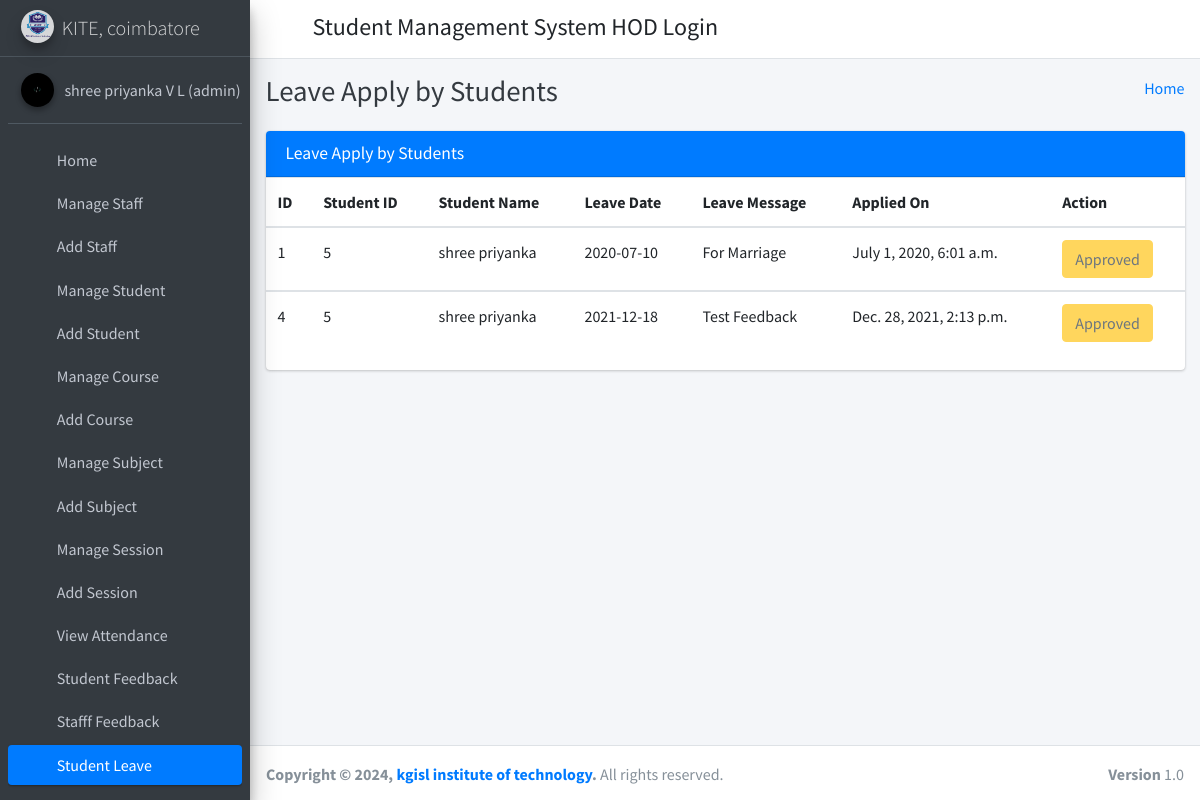
/student_leave_view/ (signed in), run on the app's committed database.
### student_management_app/models.py (models this page shows)
class CustomUser(AbstractUser):
    user_type_data = ((1, "HOD"), (2, "Staff"), (3, "Student"))
    user_type = models.CharField(default=1, choices=user_type_data, max_length=10)

class LeaveReportStudent(models.Model):
    id = models.AutoField(primary_key=True)
    student_id = models.ForeignKey(Students, on_delete=models.CASCADE)
    leave_date = models.CharField(max_length=255)
    leave_message = models.TextField()
    leave_status = models.IntegerField(default=0)
    created_at = models.DateTimeField(auto_now_add=True)
    updated_at = models.DateTimeField(auto_now=True)
    objects = models.Manager()

class Students(models.Model):
    id = models.AutoField(primary_key=True)
    admin = models.OneToOneField(CustomUser, on_delete = models.CASCADE)
    gender = models.CharField(max_length=50)
    profile_pic = models.FileField()
    address = models.TextField()
    course_id = models.ForeignKey(Courses, on_delete=models.DO_NOTHING, default=1)
    session_year_id = models.ForeignKey(SessionYearModel, on_delete=models.CASCADE)
    created_at = models.DateTimeField(auto_now_add=True)
    updated_at = models.DateTimeField(auto_now=True)
    objects = models.Manager()

### student_management_app/HodViews.py (the view)
# urls.py: path('student_leave_view/', HodViews.student_leave_view, name="student_leave_view"),
def student_leave_view(request):
    leaves = LeaveReportStudent.objects.all()
    context = {
        "leaves": leaves
    }
    return render(request, 'hod_template/student_leave_view.html', context)

### student_management_app/LoginCheckMiddleWare.py (called while the page is built, shortened)
    def process_view(self, request, view_func, view_args, view_kwargs):
        modulename = view_func.__module__
        user = request.user
        if user.is_authenticated:
            if user.user_type == "1":
                if modulename == "student_management_app.HodViews":
                    pass
                elif modulename == "student_management_app.views" or modulename == "django.views.static":
                    pass
                else:
                    return redirect("admin_home")
            else:
                return redirect("login")
        else:
            if request.path == reverse("login") or request.path == reverse("doLogin"):
                pass
            else:
                return redirect("login")

### student_management_app/templates/hod_template/student_leave_view.html (shortened to what this page needs)
{% extends 'hod_template/base_template.html' %}
{% block page_title %}
    Leave Apply by Students
{% endblock page_title %}
{% block main_content %}
{% load static %}
<section class="content">
        <div class="container-fluid">
            <div class="row">
                <div class="col-md-12">
                    <div class="card card-primary">
                        <div class="card-header">
                            <h3 class="card-title">Leave Apply by Students</h3>
                        </div>
                        <div class="table-responsive">
                            <table class="table">
                                <thead>
                                <tr>
                                    <th>ID</th>
                                    <th>Student ID</th>
                                    <th>Student Name</th>
                                    <th>Leave Date</th>
                                    <th>Leave Message</th>
                                    <th>Applied On</th>
                                    <th>Action</th>
                                </tr>
                                </thead>
                                {% for leave in leaves %}
                                <tbody>
                                <tr>
                                    <td>{{ leave.id }}</td>
                                    <td>{{ leave.student_id.admin.id }}</td>
                                    <td>{{ leave.student_id.admin.first_name }} {{ feedback.student_id.admin.last_name }}</td>
                                    <td>{{ leave.leave_date }}</td>
                                    <td>{{ leave.leave_message }}</td>
                                    <td>{{ leave.created_at }}</td>
                                    <td>
                                        {% if leave.leave_status == 0 %}
                                            <a href="{% url 'student_leave_approve' leave_id=leave.id %}" class="btn btn-success">Approve</a>
                                            <a href="{% url 'student_leave_reject' leave_id=leave.id %}" class="btn btn-danger">Reject</a>
                                        {% elif leave.leave_status == 1 %}
                                            <button class="btn btn-warning" disabled="disabled">Approved</button>
                                        {% else %}
                                            <button class="btn btn-danger" disabled="disabled">Rejected</button>
                                        {% endif %}
                                    </td>
                                </tr>
                                </tbody>
                                {% endfor %}
                            </table>
                        </div>
                    </div>
                </div>
            </div>
        </div>
      </section>
  {% endblock main_content %}

### student_management_app/templates/hod_template/sidebar_template.html (shortened to what this page needs)
{% load static %}
<aside class="main-sidebar sidebar-dark-primary elevation-4">
      <a href="{% url 'admin_home' %}" class="brand-link">
        <img src="{% static 'dist/img/AdminLTELogo.png' %}" alt="AdminLTE Logo" class="brand-image img-circle elevation-3"
            style="opacity: .8">
        <span class="brand-text font-weight-light">KITE, coimbatore</span>
      </a>
      <div class="sidebar">
        <div class="user-panel mt-3 pb-3 mb-3 d-flex">
          <div class="image">
            <img src="{% static 'dist/img/user2-160x160.jpg' %}" class="img-circle elevation-2" alt="User Image">
          </div>
          <div class="info">
            <a href="{% url 'admin_profile' %}" class="d-block">{{ user.first_name }} {{ user.last_name }}</a>
          </div>
        </div>
        <nav class="mt-2">
          <ul class="nav nav-pills nav-sidebar flex-column" data-widget="treeview" role="menu" data-accordion="false">
            <li class="nav-item">
              {% url 'admin_home' as admin_home %}
              <a href="{{ admin_home }}" class="nav-link {% if request.path == admin_home %} active {% endif %}">
                <i class="nav-icon fas fa-tachometer-alt"></i>
                <p>
                  Home
                </p>
              </a>
            </li>
            <li class="nav-item">
              {% url 'manage_staff' as manage_staff %}
              {% url 'edit_staff' staff_id=id as edit_staff %}
              <a href="{{ manage_staff }}" class="nav-link {% if request.path == manage_staff %} active {% endif %} {% if request.path == edit_staff %} active {% endif %}">
                <i class="nav-icon fas fa-chalkboard-teacher"></i>
                <p>
                  Manage Staff
                </p>
              </a>
            </li>
            <li class="nav-item">
              {% url 'add_staff' as add_staff %}
              <a href="{{ add_staff }}" class="nav-link {% if request.path == add_staff %} active {% endif %}">
                <i class="nav-icon fas fa-th"></i>
                <p>
                  Add Staff
                </p>
              </a>
            </li>
            <li class="nav-item">
              {% url 'manage_student' as manage_student %}
              {% url 'edit_student' student_id=id as edit_student %}
              <a href="{{ manage_student }}" class="nav-link {% if request.path == manage_student %} active {% endif %} {% if request.path == edit_student %} active {% endif %}">
                <i class="nav-icon fas fa-user-graduate"></i>
                <p>
                  Manage Student
                </p>
              </a>
            </li>
            <li class="nav-item">
              {% url 'add_student' as add_student %}
              <a href="{{ add_student }}" class="nav-link {% if request.path == add_student %} active {% endif %}">
                <i class="nav-icon fas fa-th"></i>
                <p>
                  Add Student
                </p>
              </a>
            </li>
            <li class="nav-item">
              {% url 'manage_course' as manage_course %}
              {% url 'edit_course' course_id=id as edit_course %}
              <a href="{{ manage_course }}" class="nav-link {% if request.path == manage_course %} active {% endif %} {% if request.path == edit_course %} active {% endif %}">
                <i class="nav-icon fas fa-chalkboard"></i>
                <p>
                  Manage Course
                </p>
              </a>
            </li>
            <li class="nav-item">
            {% url 'add_course' as add_course %}
              <a href="{{ add_course }}" class="nav-link {% if request.path == add_course %} active {% endif %}">
                <i class="nav-icon fas fa-th"></i>
                <p>
                  Add Course
                </p>
              </a>
            </li>
            <li class="nav-item">
              {% url 'manage_subject' as manage_subject %}
              {% url 'edit_subject' subject_id=id as edit_subject %}
              <a href="{{ manage_subject }}" class="nav-link {% if request.path == manage_subject %} active {% endif %} {% if request.path == edit_subject %} active {% endif %}">
                <i class="nav-icon fas fa-book"></i>
                <p>
                  Manage Subject
                </p>
              </a>
            </li>
            <li class="nav-item">
              {% url 'add_subject' as add_subject %}
              <a href="{{ add_subject }}" class="nav-link {% if request.path == add_subject %} active {% endif %}">
                <i class="nav-icon fas fa-th"></i>
                <p>
                  Add Subject
                </p>
              </a>
            </li>
            <li class="nav-item">
              {% url 'manage_session' as manage_session %}
              {% url 'edit_session' session_id=id as edit_session %}
              <a href="{{ manage_session }}" class="nav-link {% if request.path == manage_session %} active {% endif %} {% if request.path == edit_session %} active {% endif %}">
                <i class="nav-icon fas fa-graduation-cap"></i>
                <p>
                  Manage Session
                </p>
              </a>
            </li>
            <li class="nav-item">
              {% url 'add_session' as add_session %}
              <a href="{{ add_session }}" class="nav-link {% if request.path == add_session %} active {% endif %}">
                <i class="nav-icon fas fa-th"></i>
                <p>
                  Add Session
                </p>
              </a>
            </li>
            <li class="nav-item">
              {% url 'admin_view_attendance' as admin_view_attendance %}
              <a href="{{ admin_view_attendance }}" class="nav-link {% if request.path == admin_view_attendance %} active {% endif %}">
                <i class="nav-icon fas fa-calendar-alt"></i>
                <p>
                  View Attendance
                </p>
              </a>
            </li>
            <li class="nav-item">
              {% url 'student_feedback_message' as student_feedback_message %}
              <a href="{{ student_feedback_message }}" class="nav-link {% if request.path == student_feedback_message %} active {% endif %}">
                <i class="nav-icon fas fa-th"></i>
                <p>
                  Student Feedback
                </p>
              </a>
            </li>
            <li class="nav-item">
              {% url 'staff_feedback_message' as staff_feedback_message %}
              <a href="{{ staff_feedback_message }}" class="nav-link {% if request.path == staff_feedback_message %} active {% endif %}">
                <i class="nav-icon fas fa-th"></i>
                <p>
                  Stafff Feedback
                </p>
              </a>
            </li>
            <li class="nav-item">
              {% url 'student_leave_view' as student_leave_view %}
              <a href="{{ student_leave_view }}" class="nav-link {% if request.path == student_leave_view %} active {% endif %}">
                <i class="nav-icon fas fa-th"></i>
                <p>
                  Student Leave
                </p>
              </a>
            </li>
            <li class="nav-item">
              {% url 'staff_leave_view' as staff_leave_view %}
              <a href="{{ staff_leave_view }}" class="nav-link {% if request.path == staff_leave_view %} active {% endif %}">
                <p>
                </p>
              </a>
            </li>
          </ul>
        </nav>
      </div>
    </aside>

### data on the page
CustomUser: first_name "shree priyanka", last_name "V L (admin)"
LeaveReportStudent: id "1", student_id.admin.id "5", student_id.admin.first_name "shree priyanka", leave_date "2020-07-10", leave_message "For Marriage", created_at "July 1, 2020, 6:01 a.m.", leave_status "Approved"
LeaveReportStudent: id "4", student_id.admin.id "5", student_id.admin.first_name "shree priyanka", leave_date "2021-12-18", leave_message "Test Feedback", created_at "Dec. 28, 2021, 2:13 p.m.", leave_status "Approved"
